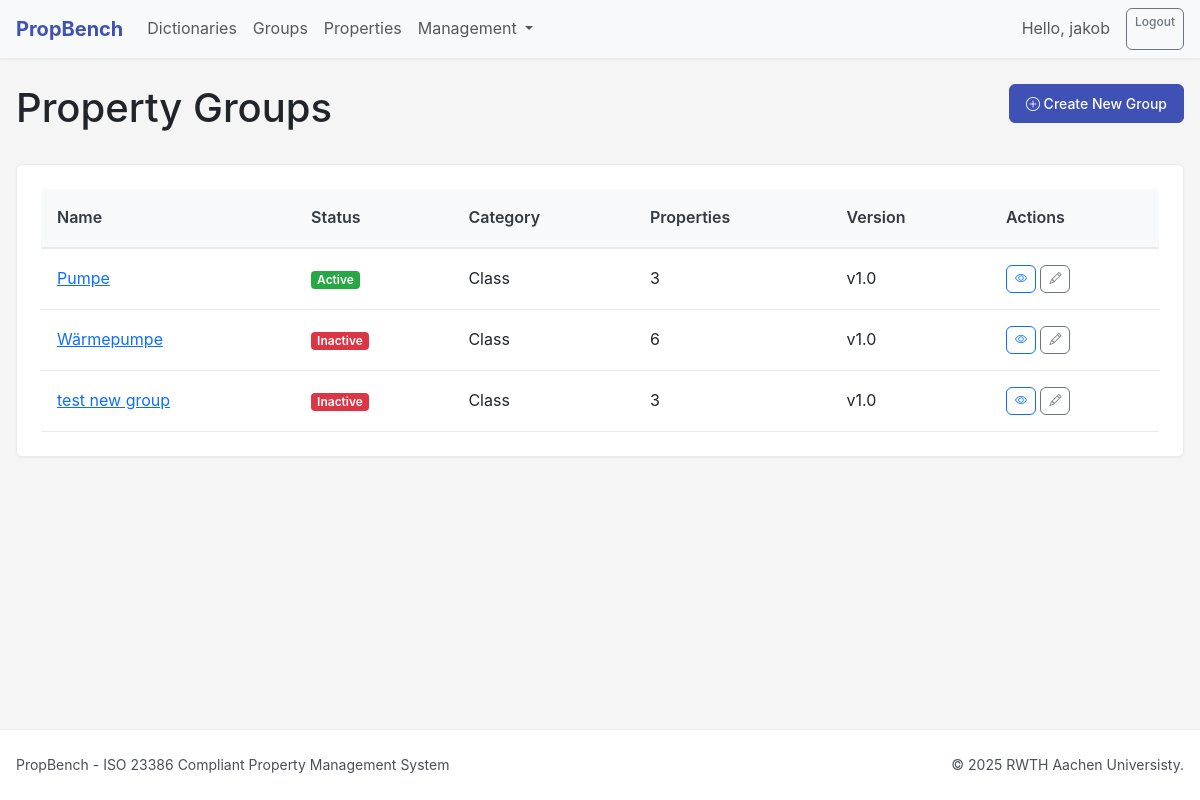
Page /groups/ (signed in) on the committed database.
### accounts/models.py (models this page shows, shortened)
class User(AbstractUser):
    id = models.UUIDField(primary_key=True, default=uuid.uuid4, editable=False)
    organization = models.CharField(max_length=255, blank=True)
    job_title = models.CharField(max_length=100, blank=True)
    is_expert = models.BooleanField(default=False, help_text="Designates whether this user has expert privileges.")
    preferred_language = models.CharField(max_length=10, default='en-EN')
    last_active = models.DateTimeField(null=True, blank=True)
    class Meta:
        verbose_name = 'User'
        verbose_name_plural = 'Users'

### groups/models.py (models this page shows, shortened)
class PropertyGroup(models.Model):
    guid = models.UUIDField(
        primary_key=True,
        default=uuid.uuid4,
        editable=False,
        help_text="Globally unique identifier for the property group (GA001)",
        verbose_name="Globally unique identifier"
    )
    STATUS_CHOICES = [
        ('active', 'Active'),
        ('inactive', 'Inactive')
    ]
    status = models.CharField(
        max_length=10,
        choices=STATUS_CHOICES,
        default='inactive',
        help_text="Status of the group during its life cycle (GA002)",
        verbose_name="Status"
    )
    activated_at = models.DateTimeField(
        null=True,
        blank=True,
        help_text="Date after which the group can be used (GA004)",
        verbose_name="Date of activation"
    )
    revision_date = models.DateTimeField(
        null=True,
        blank=True,
        help_text="Date of the revision (GA006)",
        verbose_name="Date of revision"
    )
    version_date = models.DateTimeField(
        null=True,
        blank=True,
        help_text="Date of the version (GA007)",
        verbose_name="Date of version"
    )
    deactivated_at = models.DateTimeField(
        null=True,
        blank=True,
        help_text="Date group becomes obsolete (GA008)",
        verbose_name="Date of deactivation"
    )
    version_number = models.PositiveIntegerField(
        default=1,
        help_text="Major-change tracking (GA009)",
        verbose_name="Version number"
    )
    revision_number = models.PositiveIntegerField(
        default=0,
        help_text="Minor-change tracking (GA010)",
        verbose_name="Revision number"
    )
    replaced_groups = models.JSONField(
        blank=True,
        null=True,
        help_text="GUID(s) of groups replaced by this one (GA011)",
        verbose_name="List of replaced groups"
    )
    replacing_groups = models.JSONField(
        blank=True,
        null=True,
        help_text="GUID(s) of groups replacing this one (GA012)",
        verbose_name="List of replacing groups"
    )
    deprecation_explanation = models.TextField(
        blank=True,
        null=True,
        help_text="Reason for deprecation in English (GA013)",
        verbose_name="Deprecation explanation"
    )
    interconnected_dictionaries = models.JSONField(
        blank=True,
        null=True,
        help_text="Pairs (internalID, dataDictionaryID) for interconnected dictionaries (GA014)",
        verbose_name="Relation of group IDs in interconnected data dictionaries"
    )
    creators_language = models.CharField(
        max_length=10,
        default='en-EN',
        help_text="Language of creator (ISO 639) (GA015)",
        verbose_name="Creator's language"
    )
    visual_representation = models.JSONField(
        blank=True,
        null=True,
        help_text="Sketch/photo/video/URL for visual representation (GA018)",
        verbose_name="Visual representation"
    )
    countries_of_use = models.JSONField(
        blank=True,
        null=True,
        help_text="Country(ies) of applicability (ISO 3166-1) (GA019)",
        verbose_name="Country of use"
    )
    subdivisions_of_use = models.JSONField(
        blank=True,
        null=True,
        help_text="Geographical region within country (ISO 3166-2) (GA020)",
        verbose_name="Subdivision of use"
    )
    country_of_origin = models.CharField(
        max_length=2,
        blank=True,
        null=True,
        help_text="Where requirement originated (ISO 3166-1) (GA021)",
        verbose_name="Country of origin"
    )
    CATEGORY_CHOICES = [
        ('alternative_use', 'Alternative use'),
        ('class', 'Class'),
        ('composed_property', 'Composed property'),
        ('domain', 'Domain'),
        ('reference_document', 'Reference document'),
    ]
    category = models.CharField(
        max_length=20,
        choices=CATEGORY_CHOICES,
        help_text="Indicates which of 5 categories (GA022)",
        verbose_name="Category of group",
        default='class'
    )
    parent_group = models.ForeignKey(
        'self',
        on_delete=models.SET_NULL,
        null=True,
        blank=True,
        related_name='child_groups',
        help_text="GUID of parent group (for tree structure) (GA023)",
        verbose_name="Parent group of properties"
    )
    name = models.CharField(
        max_length=255,
        help_text="Primary name (use GroupName model for multi-language support)"
    )
    description = models.TextField(
        blank=True,
        null=True,
        help_text="Primary description (use GroupDefinition model for multi-language support)"
    )
    type = models.CharField(
        max_length=20,
        blank=True,
        null=True,
        choices=[
            ('class', 'Class'),
            ('domain', 'Domain'),
            ('reference_document', 'Reference Document'),
            ('composed_property', 'Composed Property'),
            ('alternative_use', 'Alternative Use'),
            ('collection', 'Collection'),
            ('derived_quantity', 'Derived Quantity'),
            ('base_quantity', 'Base Quantity'),
            ('template', 'Template'),
            ('functional', 'Functional Group'),
            ('classification', 'Classification Group')
        ],
        help_text="Deprecated: Use 'category' field instead"
    )
    properties = models.ManyToManyField(
        'properties.Property',
        blank=True,
        related_name='groups',
        through='PropertyGroupMembership'
    )
    extended_attributes = models.JSONField(
        blank=True,
        null=True,
        help_text="Store additional GA codes (GA0001-GA9999) for non-standard group attributes"
    )
    dictionary = models.ForeignKey(
        'dictionaries.PropertyDictionary',
        on_delete=models.CASCADE,
        related_name='groups',
        help_text="Property dictionary this group belongs to"
    )
    metadata = models.JSONField(
        blank=True,
        null=True,
        help_text="Flexible JSON field for storing additional group metadata"
    )
    created_by = models.ForeignKey(
        settings.AUTH_USER_MODEL,
        on_delete=models.PROTECT,
        related_name='created_groups',
        help_text="User who created this group"
    )
    updated_by = models.ForeignKey(
        settings.AUTH_USER_MODEL,
        on_delete=models.PROTECT,
        related_name='updated_groups',
        help_text="User who last updated this group"
    )
    created_at = models.DateTimeField(
        auto_now_add=True,
        help_text="Date of validation of group-creation request (GA003)",
        verbose_name="Date of creation"
    )
    updated_at = models.DateTimeField(
        auto_now=True,
        help_text="Date of validation of last change request (GA005)",
        verbose_name="Date of last change"
    )
    class Meta:
        verbose_name = "Property Group"
        verbose_name_plural = "Property Groups"
        ordering = ['name']
        indexes = [
            models.Index(fields=['status']),
            models.Index(fields=['category']),
            models.Index(fields=['created_at']),
            models.Index(fields=['version_number', 'revision_number']),
        ]

### groups/views.py (the view)
# urls.py: path('', views.group_list, name='group_list'),
@login_required
def group_list(request):
    groups = PropertyGroup.objects.all()
    groups_with_counts = []
    for group in groups:
        inherited_count = 0
        if group.parent_group:
            parent = group.parent_group
            while parent:
                inherited_count += PropertyGroupMembership.objects.filter(group=parent).count()
                parent = parent.parent_group
        groups_with_counts.append({
            'group': group,
            'direct_count': PropertyGroupMembership.objects.filter(group=group).count(),
            'inherited_count': inherited_count
        })
    return render(request, 'groups/group_list.html', {'groups_with_counts': groups_with_counts})

### templates/groups/group_list.html (shortened to what this page needs)
{% extends 'base/base.html' %}
{% load static %}
{% block content %}
<div class="container">
    <div class="row mb-4">
        <div class="col-md-8">
            <h1>Property Groups</h1>
        </div>
        <div class="col-md-4 text-end">
            <a href="{% url 'groups:group_create' %}" class="btn btn-primary">
                <i class="bi bi-plus-circle"></i> Create New Group
            </a>
        </div>
    </div>
    <div class="card">
        <div class="card-body">
            {% if groups_with_counts %}
                <div class="table-responsive">
                    <table class="table table-hover">
                        <thead>
                            <tr>
                                <th>Name</th>
                                <th>Status</th>
                                <th>Category</th>
                                <th>Properties</th>
                                <th>Version</th>
                                <th>Actions</th>
                            </tr>
                        </thead>
                        <tbody>
                            {% for item in groups_with_counts %}
                                <tr>
                                    <td>
                                        <a href="{% url 'groups:group_detail' pk=item.group.pk %}">
                                            {{ item.group.name }}
                                        </a>
                                    </td>
                                    <td>
                                        <span class="badge bg-{{ item.group.status }}">
                                            {{ item.group.get_status_display }}
                                        </span>
                                    </td>
                                    <td>{{ item.group.get_category_display|default:"-" }}</td>
                                    <td>
                                        {{ item.direct_count }}
                                    </td>
                                    <td>v{{ item.group.version_number }}.{{ item.group.revision_number }}</td>
                                    <td>
                                        <a href="{% url 'groups:group_detail' pk=item.group.pk %}"
                                           class="btn btn-sm btn-outline-primary">
                                            <i class="bi bi-eye"></i>
                                        </a>
                                        <a href="{% url 'groups:group_edit' pk=item.group.pk %}"
                                           class="btn btn-sm btn-outline-secondary">
                                            <i class="bi bi-pencil"></i>
                                        </a>
                                    </td>
                                </tr>
                            {% endfor %}
                        </tbody>
                    </table>
                </div>
            {% endif %}
        </div>
    </div>
</div>
{% endblock %}

### templates/base/base.html (shortened to what this page needs)
{% load static %}
<!DOCTYPE html>
<html lang="en">
<head>
<html lang="en">
<head>
    <link href="https://cdn.jsdelivr.net/npm/bootstrap@5.3.0/dist/css/bootstrap.min.css" rel="stylesheet">
    <link href="https://cdn.jsdelivr.net/npm/bootstrap-icons@1.10.0/font/bootstrap-icons.css" rel="stylesheet">
    <link href="https://cdn.jsdelivr.net/npm/select2@4.1.0-rc.0/dist/css/select2.min.css" rel="stylesheet" />
    <link href="https://cdn.jsdelivr.net/npm/@ttskch/select2-bootstrap4-theme@1.5.2/dist/select2-bootstrap5.min.css" rel="stylesheet" />
    <link href="https://cdn.jsdelivr.net/npm/tom-select@2.2.2/dist/css/tom-select.bootstrap5.min.css" rel="stylesheet">
    <link href="{% static 'css/propbench-base.css' %}" rel="stylesheet">
    <link href="{% static 'css/components.css' %}" rel="stylesheet">
    <link href="{% static 'css/jsoneditor.css' %}" rel="stylesheet">
</head>
<body>
<nav class="navbar navbar-expand-lg navbar-light bg-light fixed-top shadow-sm">
    <div class="container">
        <a class="navbar-brand" href="/">PropBench</a>
        <div class="collapse navbar-collapse" id="navbarSupportedContent">
            <ul class="navbar-nav me-auto mb-2 mb-lg-0">
                <li class="nav-item"><a class="nav-link" href="{% url 'dictionaries:dictionary_list' %}">Dictionaries</a></li>
                <li class="nav-item"><a class="nav-link" href="{% url 'groups:group_list' %}">Groups</a></li>
                <li class="nav-item"><a class="nav-link" href="{% url 'properties:property_list' %}">Properties</a></li>
                <li class="nav-item dropdown">
                    <a class="nav-link dropdown-toggle" href="#" id="navbarDropdown" role="button" data-bs-toggle="dropdown" aria-expanded="false">
                        Management
                    </a>
                </li>
            </ul>
            <div class="d-flex">
                {% if user.is_authenticated %}
                    <span class="navbar-text me-3">Hello, {{ user.username }}</span>
                    <a href="{% url 'logout' %}" class="btn btn-outline-secondary btn-sm">Logout</a>
                {% else %}
                    <a href="{% url 'login' %}" class="btn btn-outline-primary btn-sm">Login</a>
                {% endif %}
            </div>
        </div>
    </div>
</nav>
<div class="main-content">
    {% block content %}{% endblock %}
</div>
<footer class="footer border-top">
    <div class="container">
        <div class="row">
            <div class="col-md-6"><p class="mb-0">PropBench - ISO 23386 Compliant Property Management System</p></div>
            <div class="col-md-6 text-md-end"><p class="mb-0">&copy; {% now "Y" %} RWTH Aachen Universisty.</p></div>
        </div>
    </div>
</footer>
</body>
</html>

### rows in the picture
User: username "jakob"
PropertyGroup: group.name "Pumpe", group.status "Active", group.category "Class", direct_count "3", group.version_number "1", group.revision_number "0"
PropertyGroup: group.name "Wärmepumpe", group.status "Inactive", group.category "Class", direct_count "6", group.version_number "1", group.revision_number "0"
PropertyGroup: group.name "test new group", group.status "Inactive", group.category "Class", direct_count "3", group.version_number "1", group.revision_number "0"
